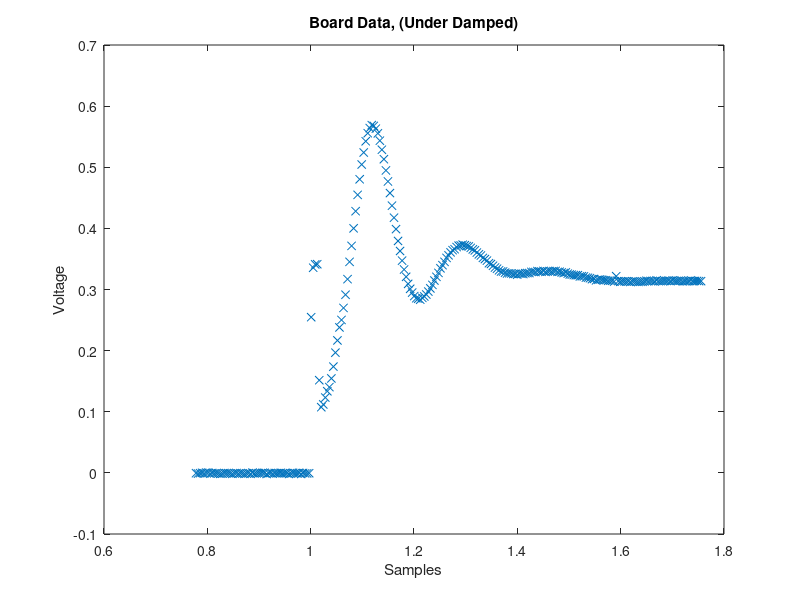
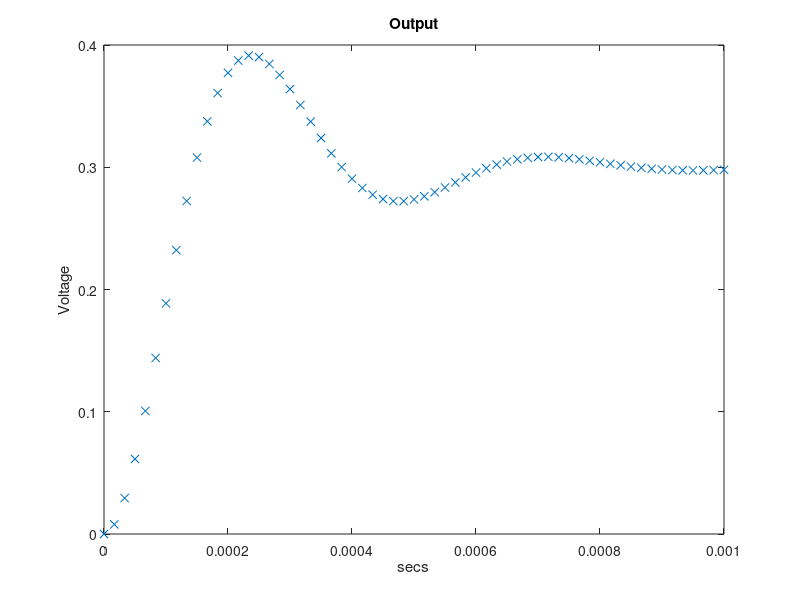
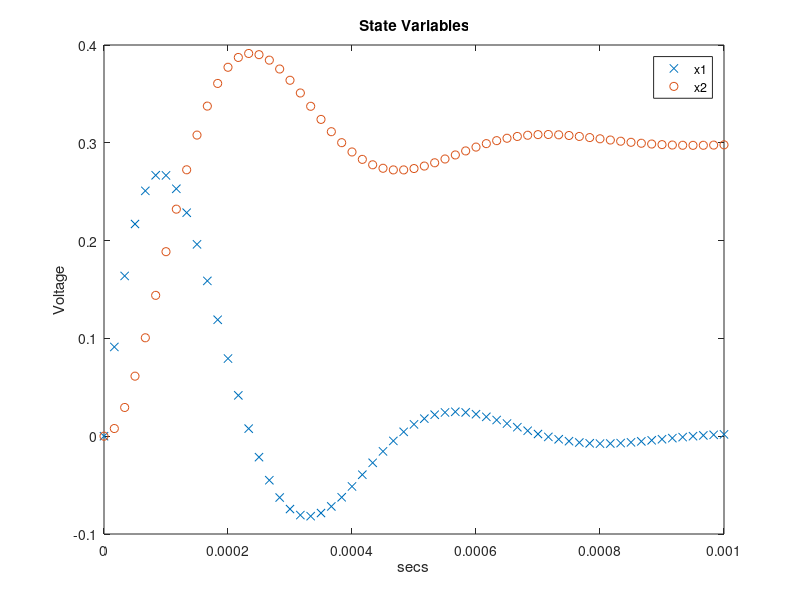

Here is the MATLAB script that generated these plots, in order:
% Options/switches
sine_input = 0;
plot_input = 0; 

%%
fid = fopen('buff_board_underdamped.txt','r');
A = fscanf(fid,'%f');
nidaq_buffer = 2^10;
nidaq_samples = 2^8;
signal_freq = 1000;
nidaq_interval = nidaq_buffer/nidaq_samples;

time = linspace( 0, nidaq_interval, nidaq_buffer );
figure;
plot(time(200:450),A(200:450),'x')

title('Board Data, (Under Damped)');
xlabel('Samples')
ylabel('Voltage');

%Simulated System, Critically Damped
%%
int_const = 0.1e5; % 0.16 (1/us)
a = 1*int_const;
b = 2*int_const;
input_gain = 0.2;
w_n = sqrt(int_const*a);
% Put equation into CCF
 A = [-a -b
     int_const    0];
 B = [int_const
     0];
 C = [0   1];
 D = 0;
 
%10 KHz sine wave input or 3V step input
freq = 1000;
samp_freq = 60*freq;
time = 1*(1/freq);
T = 0:(1/samp_freq):time;     
%T = 0:0.0001:time;   
if (sine_input == 1)
    U = sin(2*pi*freq.*T);
else
    U = 3*input_gain*ones(size(T));  
end
if (plot_input == 1)
    figure;
    plot(time,U, 'x')
    title('Input'); xlabel('secs'); ylabel('Voltage');
end
sys = ss(A,B,C,D); 
% simulate and plot the response
X0 = [0;0];   %Initial conditions
[Y2, Tsim, X2] = lsim(sys,U,T,X0);
figure;
plot(Tsim, Y2,'x')
title('Output'); xlabel('secs'); ylabel('Voltage');
figure;
plot(Tsim, X2(:,1),'x')
hold on
plot(Tsim, X2(:,2),'o')
legend('x1', 'x2');
title('State Variables'); xlabel('secs'); ylabel('Voltage');

